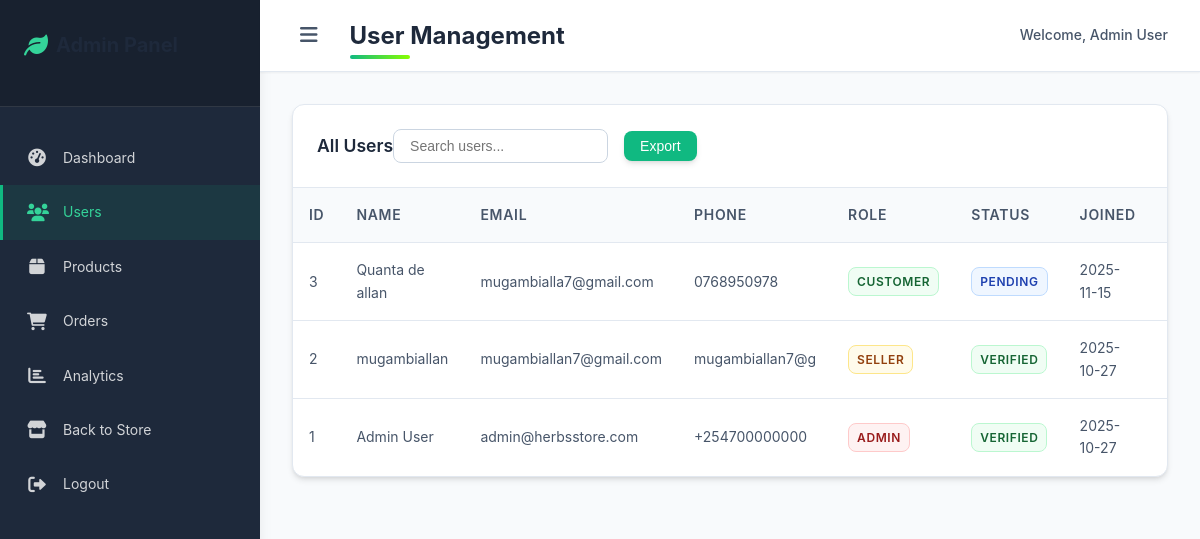
The app's page /admin/users (signed in) with its own data.
### app.py (models this page shows)
class User(UserMixin, db.Model):
    id = db.Column(db.Integer, primary_key=True)
    email = db.Column(db.String(100), unique=True, nullable=False)
    password = db.Column(db.String(255), nullable=False)
    name = db.Column(db.String(100), nullable=False)
    phone = db.Column(db.String(20), nullable=False)
    verified = db.Column(db.Boolean, default=False)
    is_seller = db.Column(db.Boolean, default=False)
    is_admin = db.Column(db.Boolean, default=False)
    created_at = db.Column(db.DateTime, default=datetime.utcnow)
    updated_at = db.Column(db.DateTime, default=datetime.utcnow, onupdate=datetime.utcnow)

### app.py (the view)
@app.route('/admin/users')
@login_required
def admin_users():
    if not current_user.is_admin:
        flash('Unauthorized access.', 'danger')
        return redirect(url_for('index'))
    users = User.query.order_by(User.created_at.desc()).all()
    return render_template('admin/users.html', users=users)

### app.py (called while the page is built)
@login_manager.user_loader
def load_user(user_id):
    return db.session.get(User, int(user_id))

### templates/admin/users.html (shortened to what this page needs)
{% extends "admin/base.html" %}
{% block page_title %}User Management{% endblock %}
{% block admin_content %}
<div class="data-table">
    <div class="table-header">
        <h3>All Users</h3>
        <div class="table-actions">
            <input type="text" placeholder="Search users..." class="search-input">
            <button class="btn btn-primary">Export</button>
        </div>
    </div>
    <table>
        <thead>
            <tr>
                <th>ID</th>
                <th>Name</th>
                <th>Email</th>
                <th>Phone</th>
                <th>Role</th>
                <th>Status</th>
                <th>Joined</th>
                <th>Actions</th>
            </tr>
        </thead>
        <tbody>
            {% for user in users %}
            <tr>
                <td>{{ user.id }}</td>
                <td>{{ user.name }}</td>
                <td>{{ user.email }}</td>
                <td>{{ user.phone or 'N/A' }}</td>
                <td>
                    {% if user.is_admin %}
                    <span class="status-badge status-inactive">Admin</span>
                    {% elif user.is_seller %}
                    <span class="status-badge status-warning">Seller</span>
                    {% else %}
                    <span class="status-badge status-active">Customer</span>
                    {% endif %}
                </td>
                <td>
                    <span class="status-badge {% if user.verified %}status-active{% else %}status-pending{% endif %}">
                        {{ 'Verified' if user.verified else 'Pending' }}
                    </span>
                </td>
                <td>{{ user.created_at.strftime('%Y-%m-%d') }}</td>
                <td>
                </td>
            </tr>
            {% endfor %}
        </tbody>
    </table>
</div>
{% endblock %}

### templates/admin/base.html (shortened to what this page needs)
<!DOCTYPE html>
<html lang="en">
<head>
    <link rel="stylesheet" href="{{ url_for('static', filename='css/main.css') }}">
    <link rel="stylesheet" href="https://cdnjs.cloudflare.com/ajax/libs/font-awesome/6.0.0/css/all.min.css">
</head>
<body>
    <div class="admin-sidebar" id="adminSidebar">
        <div class="admin-sidebar-header">
            <h3><i class="fas fa-leaf"></i> Admin Panel</h3>
        </div>
        <nav class="admin-nav-links">
            <a href="{{ url_for('admin_dashboard') }}" class="admin-nav-link {% if request.endpoint == 'admin_dashboard' %}active{% endif %}">
                <i class="fas fa-tachometer-alt"></i> Dashboard
            </a>
            <a href="{{ url_for('admin_users') }}" class="admin-nav-link {% if request.endpoint == 'admin_users' %}active{% endif %}">
                <i class="fas fa-users"></i> Users
            </a>
            <a href="{{ url_for('admin_products') }}" class="admin-nav-link {% if request.endpoint == 'admin_products' %}active{% endif %}">
                <i class="fas fa-box"></i> Products
            </a>
            <a href="{{ url_for('admin_orders') }}" class="admin-nav-link {% if request.endpoint == 'admin_orders' %}active{% endif %}">
                <i class="fas fa-shopping-cart"></i> Orders
            </a>
            <a href="{{ url_for('admin_analytics') }}" class="admin-nav-link {% if request.endpoint == 'admin_analytics' %}active{% endif %}">
                <i class="fas fa-chart-bar"></i> Analytics
            </a>
            <a href="{{ url_for('index') }}" class="admin-nav-link">
                <i class="fas fa-store"></i> Back to Store
            </a>
            <a href="{{ url_for('logout') }}" class="admin-nav-link">
                <i class="fas fa-sign-out-alt"></i> Logout
            </a>
        </nav>
    </div>
    <div class="admin-main" id="adminMain">
        <header class="admin-header">
            <button class="admin-toggle" id="adminToggle" title="Toggle Sidebar">
                <i class="fas fa-bars"></i>
            </button>
            <h2>{% block page_title %}Admin Dashboard{% endblock %}</h2>
            <div class="admin-user">
                <span>Welcome, {{ current_user.name }}</span>
            </div>
        </header>
        <div class="flash-messages">
        </div>
        <main class="admin-content">
            {% block admin_content %}{% endblock %}
        </main>
    </div>
</body>
</html>

### records on screen
User: name "Admin User", id "1", email "admin@herbsstore.com", phone "+254700000000", is_admin "ADMIN", verified "VERIFIED", created_at "2025-10-27"
User: id "3", name "Quanta de allan", email "mugambialla7@gmail.com", phone "0768950978", is_admin "CUSTOMER", verified "PENDING", created_at "2025-11-15"
User: id "2", name "mugambiallan", email "mugambiallan7@gmail.com", phone "mugambiallan7@g", is_admin "SELLER", verified "VERIFIED", created_at "2025-10-27"
